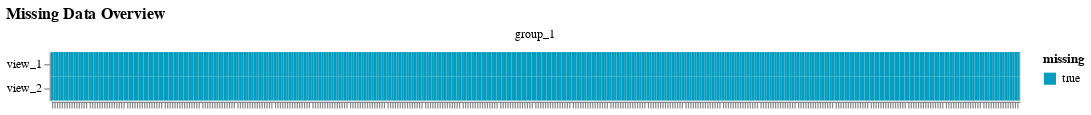
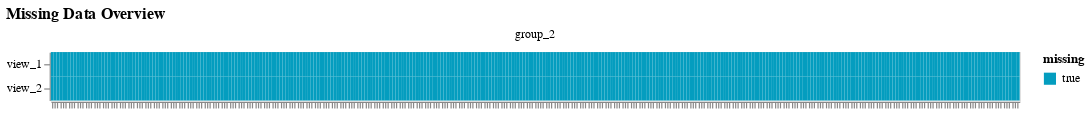

Notebook source saved alongside these figures, in order:
### Code cell
model = CORE(device="cuda")
model.fit(
    n_factors=3,
    data=data,
    factor_prior="GP",
    weight_prior="Normal",
    covariates_obsm_key="x",
    lr=0.005,
    early_stopper_patience=500,
    print_every=500,
    center_groups=True,
    scale_views=False,
    scale_groups=True,
    max_epochs=10000,
    init_factors="random",
    init_scale=0.1,
    save=False,
)

### Figure 1 — Vega specification as saved in the notebook (floating-point values rounded to 4 significant figures; data arrays with more than 128 entries replaced by an {"elided": "..."} marker saying what was removed)
{"$schema": "https://vega.github.io/schema/vega/v5.json", "data": [{"name": "source_0", "values": {"elided": "774 records"}}, {"name": "facet_domain", "values": [{"group": "group_1", "count": 774}]}, {"name": "facet_domain_row", "values": [{"data": 0.0}]}, {"name": "facet_domain_column", "transform": [{"type": "sequence", "start": 0.0, "stop": {"signal": "min(length(data(\"facet_domain\")), 3)"}}]}, {"name": "source_0_x_domain_obs_name", "values": {"elided": "387 records"}}, {"name": "source_0_y_domain_view", "values": [{"view": "view_1"}, {"view": "view_2"}]}, {"name": "source_0_color_domain_missing", "values": [{"missing": true}]}], "signals": [{"name": "child_width", "value": 800}, {"name": "y_step", "value": 20}, {"name": "child_height", "update": "bandspace(domain('y').length, 0, 0) * y_step"}], "marks": [{"type": "group", "name": "row_header", "from": {"data": "facet_domain_row"}, "encode": {"update": {"height": {"signal": "child_height"}}}, "axes": [{"scale": "y", "zindex": 1, "orient": "left", "grid": false}], "role": "row-header"}, {"type": "group", "name": "column_footer", "from": {"data": "facet_domain_column"}, "encode": {"update": {"width": {"signal": "child_width"}}}, "axes": [{"scale": "x", "zindex": 1, "labels": false, "orient": "bottom", "grid": false, "labelAlign": "right", "labelAngle": 270, "labelBaseline": "middle"}], "role": "column-footer"}, {"type": "group", "name": "cell", "from": {"facet": {"data": "source_0", "name": "facet", "groupby": ["group"]}}, "sort": {"field": ["datum[\"group\"]"], "order": ["ascending"]}, "encode": {"update": {"height": {"signal": "child_height"}, "width": {"signal": "child_width"}}}, "marks": [{"type": "rect", "name": "child_marks", "from": {"data": "facet"}, "encode": {"update": {"width": {"signal": "max(0.25, bandwidth('x'))"}, "x": {"field": "obs_name", "scale": "x"}, "fill": {"field": "missing", "scale": "color"}, "y": {"field": "view", "scale": "y"}, "height": {"signal": "max(0.25, bandwidth('y'))"}}}, "style": ["rect"]}], "title": {"text": {"signal": "isValid(parent[\"group\"]) ? parent[\"group\"] : \"\"+parent[\"group\"]"}, "offset": 10, "style": "guide-label", "frame": "group"}, "style": "cell"}], "scales": [{"name": "x", "type": "band", "domain": {"data": "source_0_x_domain_obs_name", "field": "obs_name", "sort": true}, "range": [0, {"signal": "child_width"}], "paddingInner": 0, "paddingOuter": 0}, {"name": "y", "type": "band", "domain": {"data": "source_0_y_domain_view", "field": "view", "sort": true}, "range": {"step": {"signal": "y_step"}}, "paddingOuter": 0, "paddingInner": 0}, {"name": "color", "type": "ordinal", "domain": {"data": "source_0_color_domain_missing", "field": "missing", "sort": true}, "range": ["#049DBF", "#023373"]}], "title": {"text": "Missing Data Overview", "anchor": "start"}, "padding": 5, "layout": {"padding": 20, "bounds": "full", "align": "all", "columns": 3}, "legends": [{"fill": "color", "symbolType": "square", "title": "missing"}], "background": "white"}

### Figure 2 — Vega specification as saved in the notebook (floating-point values rounded to 4 significant figures; data arrays with more than 128 entries replaced by an {"elided": "..."} marker saying what was removed)
{"$schema": "https://vega.github.io/schema/vega/v5.json", "data": [{"name": "source_0", "values": {"elided": "686 records"}}, {"name": "facet_domain", "values": [{"group": "group_2", "count": 686}]}, {"name": "facet_domain_row", "values": [{"data": 0.0}]}, {"name": "facet_domain_column", "transform": [{"type": "sequence", "start": 0.0, "stop": {"signal": "min(length(data(\"facet_domain\")), 3)"}}]}, {"name": "source_0_x_domain_obs_name", "values": {"elided": "343 records"}}, {"name": "source_0_y_domain_view", "values": [{"view": "view_1"}, {"view": "view_2"}]}, {"name": "source_0_color_domain_missing", "values": [{"missing": true}]}], "signals": [{"name": "child_width", "value": 800}, {"name": "y_step", "value": 20}, {"name": "child_height", "update": "bandspace(domain('y').length, 0, 0) * y_step"}], "marks": [{"type": "group", "name": "row_header", "from": {"data": "facet_domain_row"}, "encode": {"update": {"height": {"signal": "child_height"}}}, "axes": [{"scale": "y", "orient": "left", "zindex": 1, "grid": false}], "role": "row-header"}, {"type": "group", "name": "column_footer", "from": {"data": "facet_domain_column"}, "encode": {"update": {"width": {"signal": "child_width"}}}, "axes": [{"scale": "x", "labelBaseline": "middle", "orient": "bottom", "grid": false, "labels": false, "labelAlign": "right", "labelAngle": 270, "zindex": 1}], "role": "column-footer"}, {"type": "group", "name": "cell", "from": {"facet": {"data": "source_0", "name": "facet", "groupby": ["group"]}}, "sort": {"field": ["datum[\"group\"]"], "order": ["ascending"]}, "encode": {"update": {"width": {"signal": "child_width"}, "height": {"signal": "child_height"}}}, "marks": [{"type": "rect", "name": "child_marks", "from": {"data": "facet"}, "encode": {"update": {"x": {"field": "obs_name", "scale": "x"}, "fill": {"field": "missing", "scale": "color"}, "width": {"signal": "max(0.25, bandwidth('x'))"}, "height": {"signal": "max(0.25, bandwidth('y'))"}, "y": {"field": "view", "scale": "y"}}}, "style": ["rect"]}], "title": {"text": {"signal": "isValid(parent[\"group\"]) ? parent[\"group\"] : \"\"+parent[\"group\"]"}, "offset": 10, "style": "guide-label", "frame": "group"}, "style": "cell"}], "scales": [{"name": "x", "type": "band", "domain": {"data": "source_0_x_domain_obs_name", "field": "obs_name", "sort": true}, "range": [0, {"signal": "child_width"}], "paddingOuter": 0, "paddingInner": 0}, {"name": "y", "type": "band", "domain": {"data": "source_0_y_domain_view", "field": "view", "sort": true}, "range": {"step": {"signal": "y_step"}}, "paddingOuter": 0, "paddingInner": 0}, {"name": "color", "type": "ordinal", "domain": {"data": "source_0_color_domain_missing", "field": "missing", "sort": true}, "range": ["#049DBF", "#023373"]}], "title": {"text": "Missing Data Overview", "anchor": "start"}, "background": "white", "padding": 5, "legends": [{"fill": "color", "symbolType": "square", "title": "missing"}], "layout": {"padding": 20, "bounds": "full", "align": "all", "columns": 3}}
